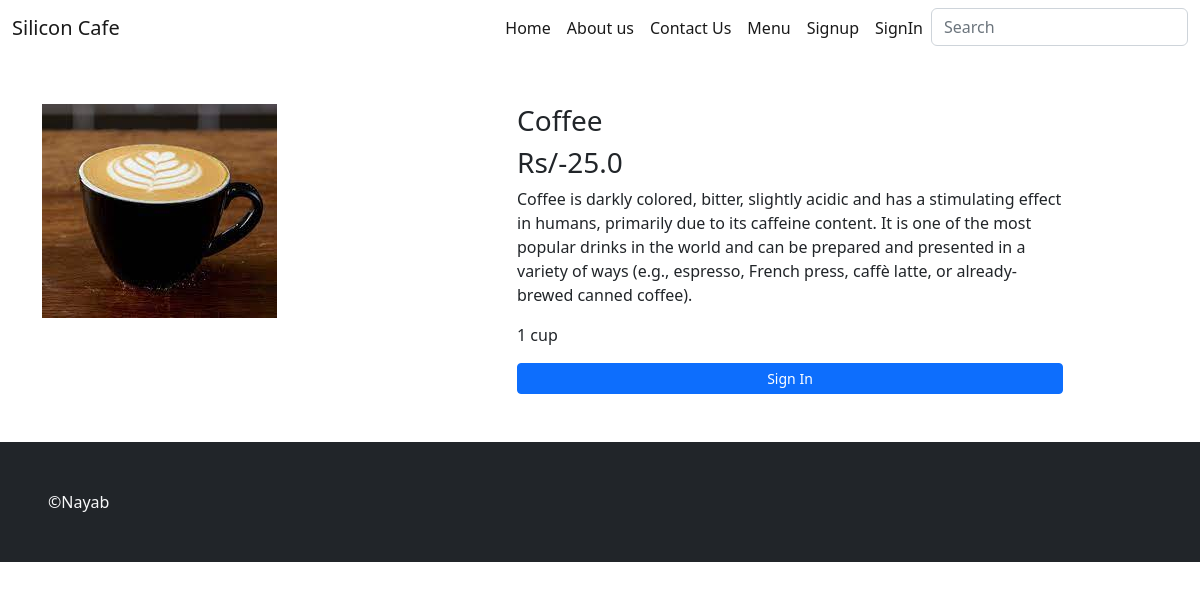
/food/deatils/10/, run on the app's committed database.
### food/models.py (models this page shows, shortened)
class food(models.Model):
    category = models.ForeignKey(Cuisine, on_delete=models.DO_NOTHING)
    name = models.CharField(max_length=100)
    description = models.TextField()
    secondary_description = models.TextField(blank=True)  #can take blank value if value not given
    price = models.FloatField()
    is_available = models.BooleanField(default=True)   #default value
    image = models.ImageField(upload_to='food_images/')

### food/views.py (the view)
# urls.py: path('deatils/<int:id>/',views.details, name="details"),
def details(request,id):
   foods = food.objects.get(id=id)
   context = {
      'food' : foods
   }
   return render(request,'food/details.html',context)

### templates/food/details.html (shortened to what this page needs)
{% extends 'base.html' %}
{% load static %}
{% block css %}
<link rel="stylesheet" href="{% static 'css/cart-style.css' %}">
{% endblock css %}
{% block content %}
<div class = "container">
    <div class="row my-5">
        <div class="col-md-5">
            <img src="{{food.image.url}}"alt="{{food.name}}"class="img-fluid">
        </div>
        <div class="col-md-6">
            <h3 class="h3">{{food.name}}</h3>
            <h5 class="h3">Rs/-{{food.price}}</h5>
            <p class="text-lead">{{food.description}}</p>
            <p class="text-lead">{{food.secondary_description}}</p>
         {% if food.is_available %}
            {% if user.is_authenticated %}
                <form action="{% url 'add_to_cart' %}" method="post">
                        {% csrf_token %}
                        <input type="hidden" name="food_id" value="{{food.id}}">
                        <div class="input-group mb-3">
                            <button class="btn btn-outline-secondary" type="button" onclick="decrement()">-</button>
                            <input type="text" class="quantity" id="quantity" name="quantity" value="1" readonly>
                            <button class="btn btn-outline-secondary" type="button" onclick="increment()">+</button>
                          </div>
                          <input type="submit" value="Add to cart" class="btn btn-primary w-100">
                </form>
            {% else %}
            <a href="{% url 'signin' %}" class ="btn btn-sm btn-primary w-100">Sign In</a>
            {% endif %}
         {% else %}
          <p class="text-danger">Currently Unavailable</p>
         {% endif %}
        </div>
    </div>
</div>
{% endblock content %}

### data on the page
food: image (picture), name "Coffee", price "25.0", description "Coffee is darkly colored, bitter, slightly acidic and has a stimulating effect in humans, primarily due to its caffeine content. It is one of the most popular drinks in the world and can be prepared and presented in a variety of ways (e.g., espresso, French press, caffè latte, or already-brewed canned coffee).", secondary_description "1 cup"
